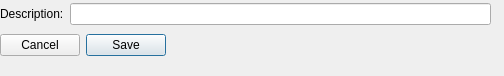
<?xml version="1.0" encoding="UTF-8"?>
<ui version="4.0">
 <class>AddSqlDescriptionDialog</class>
 <widget class="QDialog" name="AddSqlDescriptionDialog">
  <property name="geometry">
   <rect>
    <x>0</x>
    <y>0</y>
    <width>504</width>
    <height>76</height>
   </rect>
  </property>
  <property name="windowTitle">
   <string>Dialog</string>
  </property>
  <widget class="QWidget" name="verticalLayoutWidget">
   <property name="geometry">
    <rect>
     <x>0</x>
     <y>0</y>
     <width>491</width>
     <height>61</height>
    </rect>
   </property>
   <layout class="QVBoxLayout" name="verticalLayout">
    <item>
     <layout class="QHBoxLayout" name="horizontalLayout">
      <item>
       <widget class="QLabel" name="label">
        <property name="text">
         <string>Description:</string>
        </property>
       </widget>
      </item>
      <item>
       <widget class="QLineEdit" name="description"/>
      </item>
     </layout>
    </item>
    <item>
     <widget class="QDialogButtonBox" name="buttonBox">
      <property name="layoutDirection">
       <enum>Qt::RightToLeft</enum>
      </property>
      <property name="orientation">
       <enum>Qt::Horizontal</enum>
      </property>
      <property name="standardButtons">
       <set>QDialogButtonBox::Cancel|QDialogButtonBox::Save</set>
      </property>
     </widget>
    </item>
   </layout>
  </widget>
 </widget>
 <resources/>
 <connections>
  <connection>
   <sender>buttonBox</sender>
   <signal>accepted()</signal>
   <receiver>AddSqlDescriptionDialog</receiver>
   <slot>accept()</slot>
   <hints>
    <hint type="sourcelabel">
     <x>248</x>
     <y>254</y>
    </hint>
    <hint type="destinationlabel">
     <x>157</x>
     <y>274</y>
    </hint>
   </hints>
  </connection>
  <connection>
   <sender>buttonBox</sender>
   <signal>rejected()</signal>
   <receiver>AddSqlDescriptionDialog</receiver>
   <slot>reject()</slot>
   <hints>
    <hint type="sourcelabel">
     <x>316</x>
     <y>260</y>
    </hint>
    <hint type="destinationlabel">
     <x>286</x>
     <y>274</y>
    </hint>
   </hints>
  </connection>
 </connections>
</ui>
